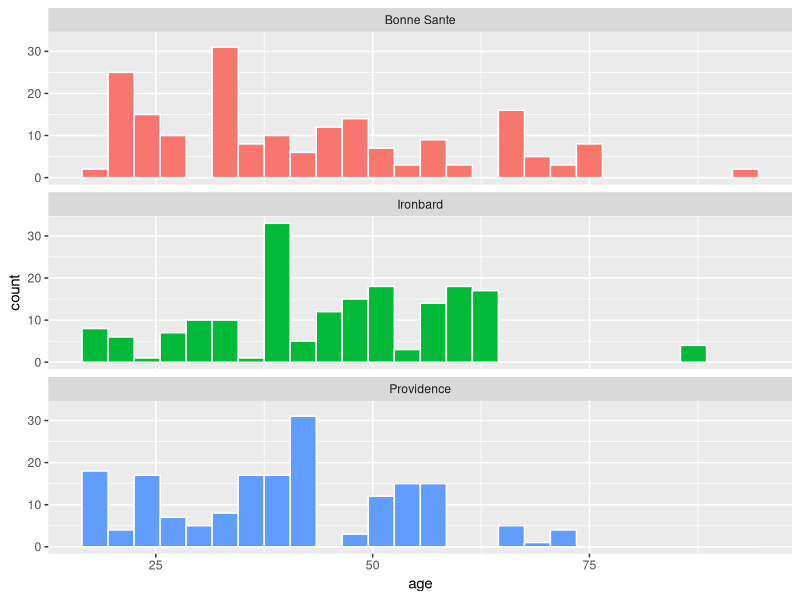
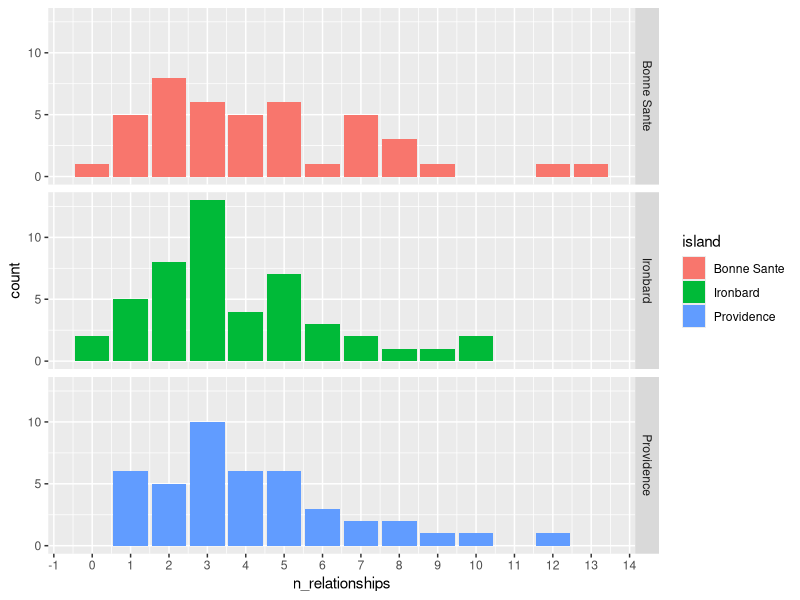
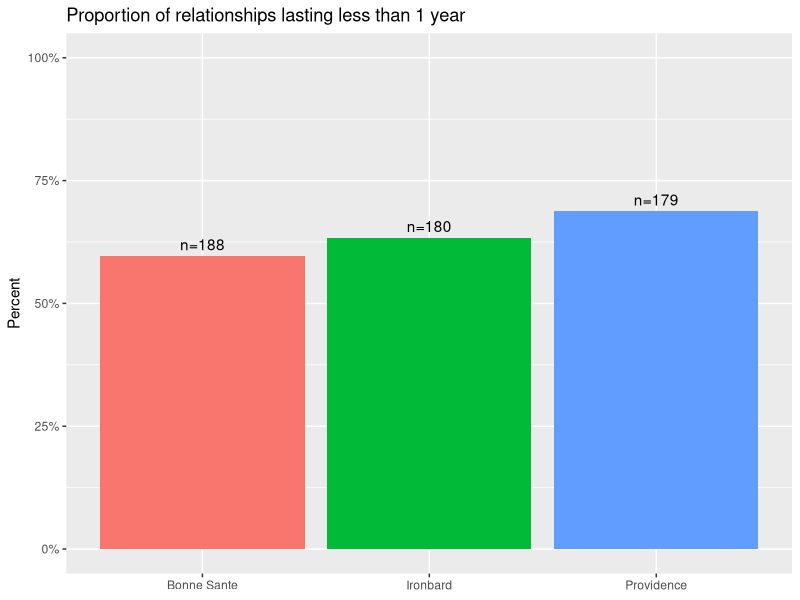
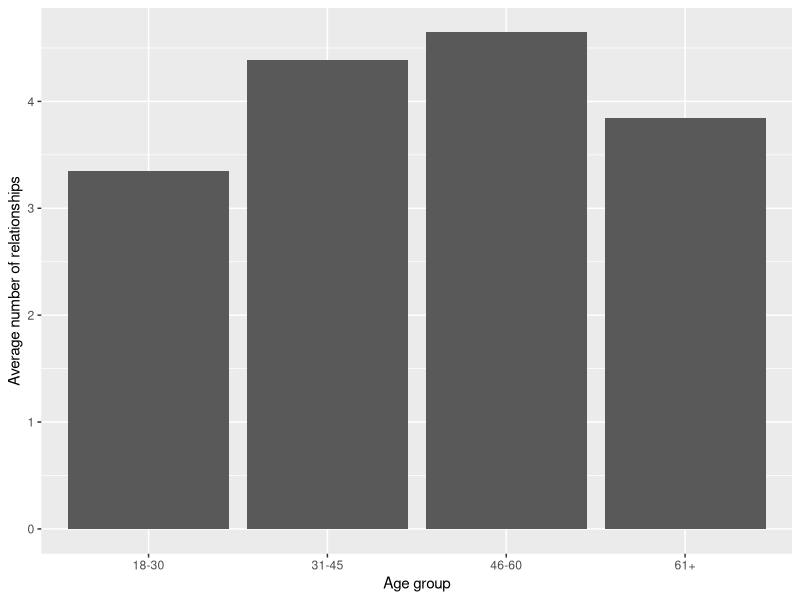
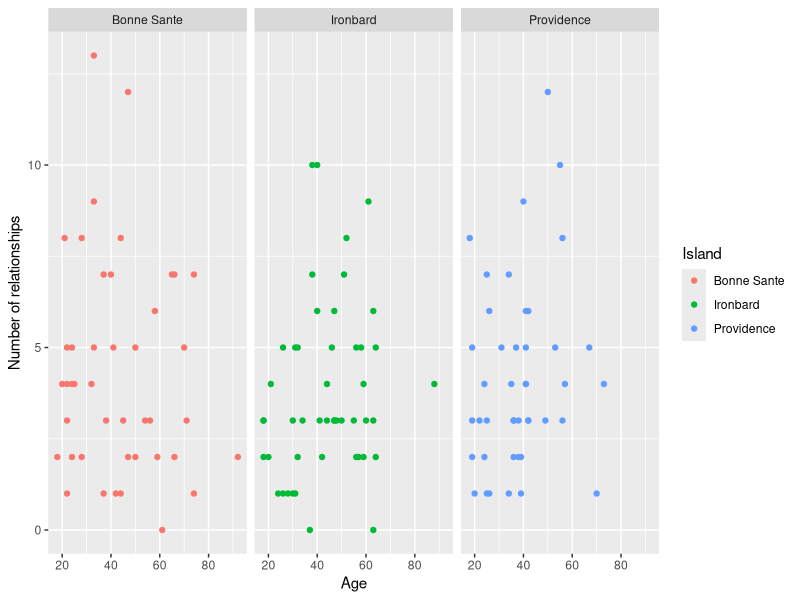
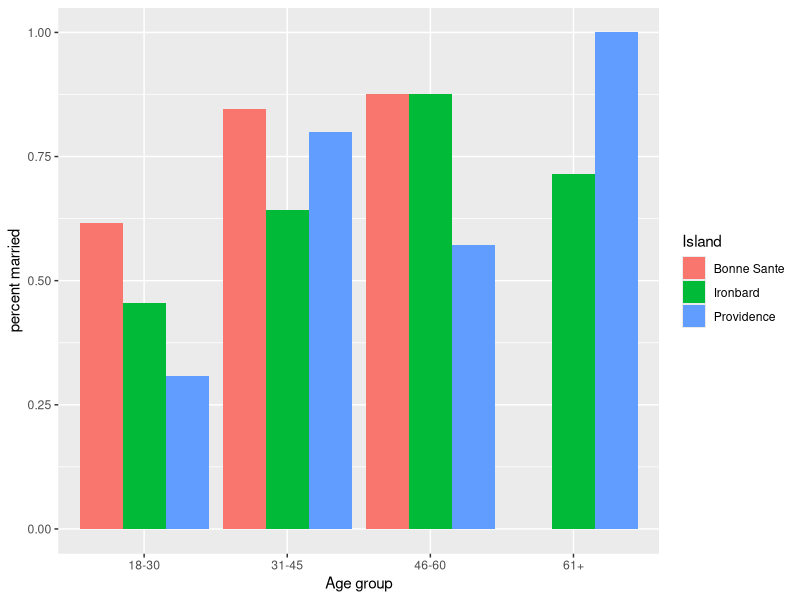
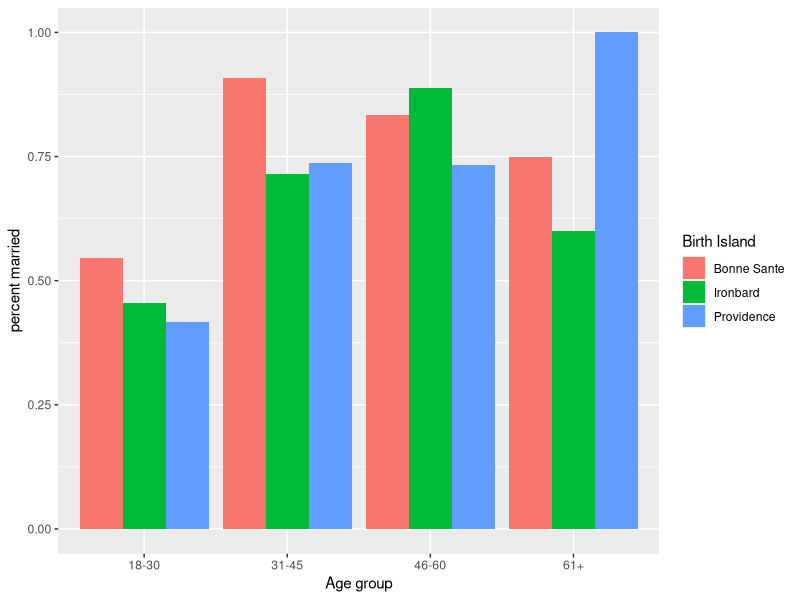
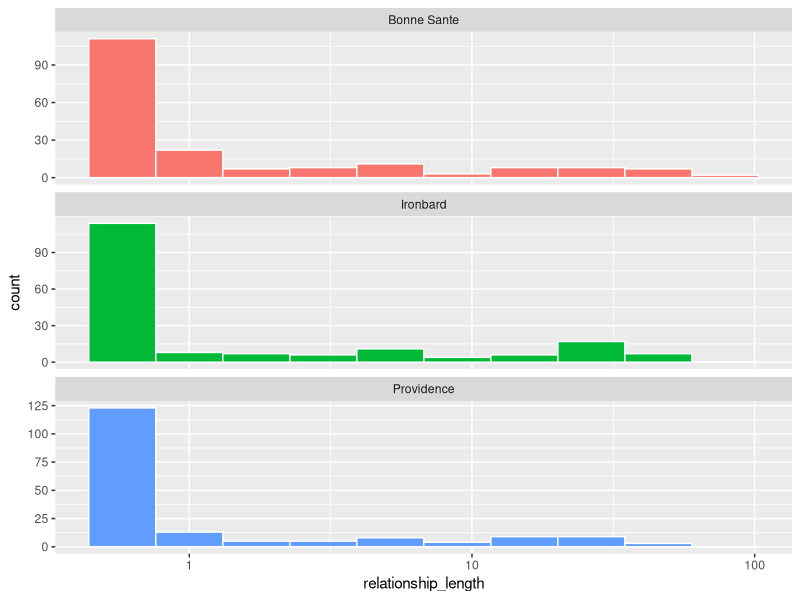

Write R code to recreate these figures, in order.
## ---- chunk 1
library(tidyverse)
df_raw <- read_csv("./data/main_sheet.csv")
## ---- chunk 2
df <- df_raw %>%
  rename(
    name = "Name",
    age = "Age",
    house = "House",
    city = "City",
    island = "Island",
    birth_island = "Birth island",
    relationship_length = "Relationship Length",
    married = "Married"
  ) %>%
  mutate(
    relationship_length = case_when(
      relationship_length == "none" ~ NA_real_,
      relationship_length == "<1" ~ 0.5, # so it shows up on a numerical axis
      TRUE ~ as.numeric(relationship_length)
    ),
    married = married == "yes" | married == "Yes",
    island = case_when(
      island == "Bonne Santé" ~ "Bonne Sante",
      TRUE ~ island
    )
  )

df_people <- df %>%
  group_by(name, age, house, city, island, birth_island) %>%
  summarise(
    n_relationships = sum(!is.na(relationship_length)),
    ever_married = any(married),
    .groups = "drop"
  ) %>%
  mutate(
    age_group = case_when(
      age <= 30 ~ "18-30",
      age <= 45 ~ "31-45",
      age <= 60 ~ "46-60",
      TRUE ~ "61+"
    )
  )
## ---- chunk 3
df %>%
  ggplot(aes(age, fill = island)) +
  geom_histogram(binwidth = 3, color = "white") +
  facet_wrap(~island, ncol = 1) +
  theme(legend.position = "none")
## ---- chunk 4
df_people %>%
  ggplot(aes(n_relationships, fill = island)) +
  geom_bar() +
  scale_x_continuous(breaks = scales::breaks_width(1)) +
  facet_grid(island ~ .)
## ---- chunk 5
df_short_rel <- df %>%
  filter(!is.na(relationship_length)) %>%
  mutate(short_rel = relationship_length < 1) %>%
  group_by(island) %>%
  summarise(prop_short = mean(short_rel), n = n())

df_short_rel %>%
  ggplot(aes(island, prop_short, fill = island)) +
  geom_col() +
  geom_text(aes(label = paste0("n=", n)), vjust = -0.5) +
  scale_y_continuous(labels = scales::percent, limits = c(0, 1)) +
  labs(
    title = "Proportion of relationships lasting less than 1 year",
    x = NULL,
    y = "Percent"
  ) +
  theme(legend.position = "none")
## ---- chunk 6
df_people %>%
  group_by(age_group) %>%
  summarize(avg_relationships = mean(n_relationships)) %>%
  ggplot(aes(x = age_group, y = avg_relationships)) +
  geom_col() +
  labs(
    x = "Age group",
    y = "Average number of relationships",
  )
## ---- chunk 7
df_people %>%
  ggplot(aes(x = age, y = n_relationships, color = island)) +
  geom_point() +
  facet_wrap(~island) +
  labs(
    x = "Age",
    y = "Number of relationships",
    color = "Island"
  )
## ---- chunk 8
df_people %>%
  group_by(age_group) %>% 
  summarize(
    n_married = sum(ever_married),
    n_total = n()
  ) %>% 
  mutate(p_married = n_married / n_total)

df_people %>%
  group_by(age_group, island) %>%
  summarize(
    n_married = sum(ever_married),
    n_total = n(),
    .groups = "drop"
  ) %>%
  mutate(p_married = n_married / n_total) %>%
  ggplot(aes(x = age_group, y = p_married, fill = island)) +
  geom_col(position = "dodge") +
  labs(x = "Age group", y = "percent married", fill = "Island")


df_people  %>%
  filter(birth_island %in% c("Bonne Sante", "Providence", "Ironbard"))  %>%
  group_by(age_group, birth_island) %>%
  summarize(
    n_married = sum(ever_married),
    n_total = n(),
    .groups = "drop"
  ) %>%
  mutate(p_married = n_married / n_total) %>%
  ggplot(aes(x = age_group, y = p_married, fill = birth_island)) +
  geom_col(position = "dodge") +
  labs(x = "Age group", y = "percent married", fill = "Birth Island")
## ---- chunk 9
df %>%
  filter(!is.na(relationship_length)) %>%
  ggplot(aes(relationship_length, fill = island)) +
  geom_histogram(bins = 10, color = "white") +
  scale_x_log10() +
  facet_wrap(~island, ncol = 1, scales = "free_y") +
  theme(legend.position = "none")
## ---- chunk 10
df %>%
  filter(
    !is.na(married),
    birth_island %in% c("Bonne Sante", "Ironbard", "Providence")
  ) %>%
  ggplot(aes(relationship_length)) +
  geom_histogram(bins = 20) +
  facet_grid(married ~ island) +
  scale_x_log10()
## ---- chunk 11
df_people %>%
  ggplot(aes(n_relationships, fill = island)) +
  geom_bar() +
  scale_x_continuous(breaks = scales::breaks_width(1)) +
  facet_grid(island ~ .)
## ---- chunk 12
df %>%
  filter(
    !is.na(married),
    birth_island %in% c("Bonne Sante", "Ironbard", "Providence")
  ) %>%
  ggplot(aes(relationship_length)) +
  geom_histogram(bins = 20) +
  facet_grid(married ~ island) +
  scale_x_log10()
## ---- chunk 13
df_people %>%
  group_by(age_group) %>% 
  summarize(
    n_married = sum(ever_married),
    n_total = n()
  ) %>% 
  mutate(p_married = n_married / n_total)

df_people %>%
  group_by(age_group, island) %>%
  summarize(
    n_married = sum(ever_married),
    n_total = n(),
    .groups = "drop"
  ) %>%
  mutate(p_married = n_married / n_total) %>%
  ggplot(aes(x = age_group, y = p_married, fill = island)) +
  geom_col(position = "dodge") +
  labs(x = "Age group", y = "percent married", fill = "Island")


df_people  %>%
  filter(birth_island %in% c("Bonne Sante", "Providence", "Ironbard"))  %>%
  group_by(age_group, birth_island) %>%
  summarize(
    n_married = sum(ever_married),
    n_total = n(),
    .groups = "drop"
  ) %>%
  mutate(p_married = n_married / n_total) %>%
  ggplot(aes(x = age_group, y = p_married, fill = birth_island)) +
  geom_col(position = "dodge") +
  labs(x = "Age group", y = "percent married", fill = "Birth Island")
## ---- chunk 14
df_people %>%
  ggplot(aes(x = age, y = n_relationships, color = island)) +
  geom_point() +
  facet_wrap(~island) +
  labs(
    x = "Age",
    y = "Number of relationships",
    color = "Island"
  )
